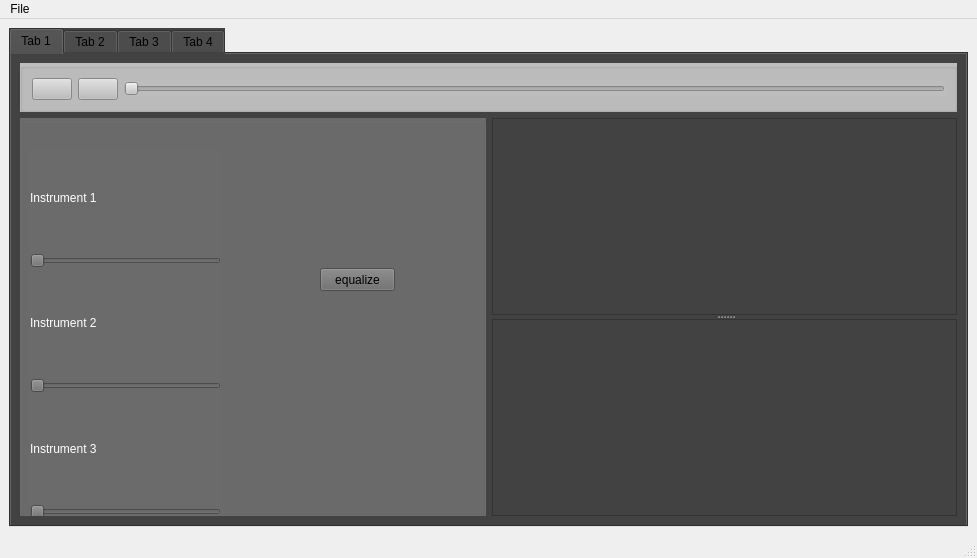
<?xml version="1.0" encoding="UTF-8"?>
<ui version="4.0">
 <class>MainWindow</class>
 <widget class="QMainWindow" name="MainWindow">
  <property name="geometry">
   <rect>
    <x>0</x>
    <y>0</y>
    <width>977</width>
    <height>558</height>
   </rect>
  </property>
  <property name="windowTitle">
   <string>MainWindow</string>
  </property>
  <widget class="QWidget" name="centralwidget">
   <layout class="QGridLayout" name="gridLayout_2">
    <item row="0" column="1">
     <widget class="QSplitter" name="splitter">
      <property name="orientation">
       <enum>Qt::Horizontal</enum>
      </property>
      <widget class="QTabWidget" name="tabWidget">
       <property name="styleSheet">
        <string notr="true">background-color: rgb(66, 66, 66);</string>
       </property>
       <property name="currentIndex">
        <number>0</number>
       </property>
       <widget class="QWidget" name="tab">
        <attribute name="title">
         <string>Tab 1</string>
        </attribute>
        <layout class="QHBoxLayout" name="horizontalLayout_3">
         <item>
          <layout class="QVBoxLayout" name="verticalLayout_5">
           <item>
            <widget class="QGroupBox" name="groupbox_4">
             <property name="styleSheet">
              <string notr="true">background-color: rgb(189, 189, 189);</string>
             </property>
             <property name="title">
              <string/>
             </property>
             <layout class="QFormLayout" name="formLayout">
              <item row="0" column="0" colspan="2">
               <layout class="QHBoxLayout" name="horizontalLayout">
                <item>
                 <widget class="QPushButton" name="pause_button">
                  <property name="text">
                   <string/>
                  </property>
                  <property name="icon">
                   <iconset>
                    <normaloff>DSP/pause 1.png</normaloff>DSP/pause 1.png</iconset>
                  </property>
                 </widget>
                </item>
                <item>
                 <widget class="QPushButton" name="play_button">
                  <property name="text">
                   <string/>
                  </property>
                  <property name="icon">
                   <iconset>
                    <normaloff>DSP/play.png</normaloff>DSP/play.png</iconset>
                  </property>
                 </widget>
                </item>
                <item>
                 <widget class="QSlider" name="volume_slider">
                  <property name="orientation">
                   <enum>Qt::Horizontal</enum>
                  </property>
                 </widget>
                </item>
               </layout>
              </item>
             </layout>
            </widget>
           </item>
           <item>
            <layout class="QHBoxLayout" name="horizontalLayout_2">
             <item>
              <widget class="QGroupBox" name="groupbox">
               <property name="styleSheet">
                <string notr="true">background-color: rgb(107, 107, 107);</string>
               </property>
               <property name="title">
                <string/>
               </property>
               <widget class="QWidget" name="layoutWidget">
                <property name="geometry">
                 <rect>
                  <x>10</x>
                  <y>30</y>
                  <width>191</width>
                  <height>371</height>
                 </rect>
                </property>
                <layout class="QVBoxLayout" name="verticalLayout_4">
                 <item>
                  <layout class="QVBoxLayout" name="verticalLayout">
                   <item>
                    <widget class="QLabel" name="label">
                     <property name="styleSheet">
                      <string notr="true">color: rgb(255, 255, 255);
font: 10pt &quot;Eras Demi ITC&quot;;</string>
                     </property>
                     <property name="text">
                      <string>Instrument 1</string>
                     </property>
                    </widget>
                   </item>
                   <item>
                    <widget class="QSlider" name="instrument1_slider">
                     <property name="orientation">
                      <enum>Qt::Horizontal</enum>
                     </property>
                    </widget>
                   </item>
                  </layout>
                 </item>
                 <item>
                  <layout class="QVBoxLayout" name="verticalLayout_2">
                   <item>
                    <widget class="QLabel" name="label_2">
                     <property name="styleSheet">
                      <string notr="true">color: rgb(255, 255, 255);
font: 10pt &quot;Eras Demi ITC&quot;;</string>
                     </property>
                     <property name="text">
                      <string>Instrument 2</string>
                     </property>
                    </widget>
                   </item>
                   <item>
                    <widget class="QSlider" name="instrument2_slider">
                     <property name="orientation">
                      <enum>Qt::Horizontal</enum>
                     </property>
                    </widget>
                   </item>
                  </layout>
                 </item>
                 <item>
                  <layout class="QVBoxLayout" name="verticalLayout_3">
                   <item>
                    <widget class="QLabel" name="label_3">
                     <property name="styleSheet">
                      <string notr="true">color: rgb(255, 255, 255);
font: 10pt &quot;Eras Demi ITC&quot;;</string>
                     </property>
                     <property name="text">
                      <string>Instrument 3</string>
                     </property>
                    </widget>
                   </item>
                   <item>
                    <widget class="QSlider" name="instrument3_slider">
                     <property name="orientation">
                      <enum>Qt::Horizontal</enum>
                     </property>
                    </widget>
                   </item>
                  </layout>
                 </item>
                </layout>
               </widget>
               <widget class="QPushButton" name="equalize_button">
                <property name="geometry">
                 <rect>
                  <x>300</x>
                  <y>150</y>
                  <width>75</width>
                  <height>23</height>
                 </rect>
                </property>
                <property name="text">
                 <string>equalize</string>
                </property>
               </widget>
              </widget>
             </item>
             <item>
              <widget class="QSplitter" name="splitter_3">
               <property name="orientation">
                <enum>Qt::Vertical</enum>
               </property>
               <widget class="PlotWidget" name="mainsignal_widget">
                <property name="styleSheet">
                 <string notr="true">background-color: rgb(66, 66, 66);</string>
                </property>
               </widget>
               <widget class="PlotWidget" name="spectrogram_widget">
                <property name="styleSheet">
                 <string notr="true">background-color: rgb(66, 66, 66);</string>
                </property>
               </widget>
              </widget>
             </item>
            </layout>
           </item>
          </layout>
         </item>
        </layout>
       </widget>
       <widget class="QWidget" name="tab_2">
        <attribute name="title">
         <string>Tab 2</string>
        </attribute>
        <widget class="QLabel" name="label_4">
         <property name="geometry">
          <rect>
           <x>110</x>
           <y>0</y>
           <width>571</width>
           <height>311</height>
          </rect>
         </property>
         <property name="minimumSize">
          <size>
           <width>0</width>
           <height>0</height>
          </size>
         </property>
         <property name="text">
          <string/>
         </property>
         <property name="pixmap">
          <pixmap>drumss.png</pixmap>
         </property>
         <property name="scaledContents">
          <bool>true</bool>
         </property>
         <property name="wordWrap">
          <bool>false</bool>
         </property>
        </widget>
        <widget class="QPushButton" name="drums_1">
         <property name="geometry">
          <rect>
           <x>140</x>
           <y>110</y>
           <width>101</width>
           <height>91</height>
          </rect>
         </property>
         <property name="styleSheet">
          <string notr="true">background-color: transparent;</string>
         </property>
         <property name="text">
          <string>PushButton</string>
         </property>
        </widget>
        <widget class="QPushButton" name="drums_3">
         <property name="geometry">
          <rect>
           <x>230</x>
           <y>50</y>
           <width>161</width>
           <height>91</height>
          </rect>
         </property>
         <property name="styleSheet">
          <string notr="true">background-color: transparent;</string>
         </property>
         <property name="text">
          <string>PushButton</string>
         </property>
        </widget>
        <widget class="QPushButton" name="drums_2">
         <property name="geometry">
          <rect>
           <x>110</x>
           <y>0</y>
           <width>161</width>
           <height>51</height>
          </rect>
         </property>
         <property name="styleSheet">
          <string notr="true">background-color: transparent;</string>
         </property>
         <property name="text">
          <string>PushButton</string>
         </property>
        </widget>
        <widget class="QPushButton" name="drums_4">
         <property name="geometry">
          <rect>
           <x>330</x>
           <y>180</y>
           <width>181</width>
           <height>111</height>
          </rect>
         </property>
         <property name="styleSheet">
          <string notr="true">background-color: transparent;</string>
         </property>
         <property name="text">
          <string>PushButton</string>
         </property>
        </widget>
        <widget class="QPushButton" name="drums_6">
         <property name="geometry">
          <rect>
           <x>540</x>
           <y>130</y>
           <width>41</width>
           <height>51</height>
          </rect>
         </property>
         <property name="styleSheet">
          <string notr="true">background-color: transparent;</string>
         </property>
         <property name="text">
          <string>PushButton</string>
         </property>
        </widget>
        <widget class="QPushButton" name="drums_5">
         <property name="geometry">
          <rect>
           <x>410</x>
           <y>80</y>
           <width>121</width>
           <height>71</height>
          </rect>
         </property>
         <property name="styleSheet">
          <string notr="true">background-color: transparent;</string>
         </property>
         <property name="text">
          <string>PushButton</string>
         </property>
        </widget>
        <widget class="QPushButton" name="drums_7">
         <property name="geometry">
          <rect>
           <x>520</x>
           <y>20</y>
           <width>161</width>
           <height>41</height>
          </rect>
         </property>
         <property name="styleSheet">
          <string notr="true">background-color: transparent;</string>
         </property>
         <property name="text">
          <string>PushButton</string>
         </property>
        </widget>
       </widget>
       <widget class="QWidget" name="tab_3">
        <attribute name="title">
         <string>Tab 3</string>
        </attribute>
        <widget class="QLabel" name="label_5">
         <property name="geometry">
          <rect>
           <x>130</x>
           <y>10</y>
           <width>531</width>
           <height>281</height>
          </rect>
         </property>
         <property name="text">
          <string/>
         </property>
         <property name="pixmap">
          <pixmap>xylophone-removebg-preview (1).png</pixmap>
         </property>
         <property name="scaledContents">
          <bool>true</bool>
         </property>
        </widget>
        <widget class="QPushButton" name="xylo_1">
         <property name="geometry">
          <rect>
           <x>150</x>
           <y>90</y>
           <width>51</width>
           <height>81</height>
          </rect>
         </property>
         <property name="styleSheet">
          <string notr="true">background-color: transparent;</string>
         </property>
         <property name="text">
          <string>PushButton</string>
         </property>
        </widget>
        <widget class="QPushButton" name="xylo_2">
         <property name="geometry">
          <rect>
           <x>220</x>
           <y>90</y>
           <width>41</width>
           <height>81</height>
          </rect>
         </property>
         <property name="styleSheet">
          <string notr="true">background-color: transparent;</string>
         </property>
         <property name="text">
          <string>PushButton</string>
         </property>
        </widget>
        <widget class="QPushButton" name="xylo_3">
         <property name="geometry">
          <rect>
           <x>280</x>
           <y>90</y>
           <width>51</width>
           <height>91</height>
          </rect>
         </property>
         <property name="styleSheet">
          <string notr="true">background-color: transparent;</string>
         </property>
         <property name="text">
          <string>PushButton</string>
         </property>
        </widget>
        <widget class="QPushButton" name="xylo_4">
         <property name="geometry">
          <rect>
           <x>340</x>
           <y>80</y>
           <width>51</width>
           <height>101</height>
          </rect>
         </property>
         <property name="styleSheet">
          <string notr="true">background-color: transparent;</string>
         </property>
         <property name="text">
          <string>PushButton</string>
         </property>
        </widget>
        <widget class="QPushButton" name="xylo_5">
         <property name="geometry">
          <rect>
           <x>400</x>
           <y>80</y>
           <width>51</width>
           <height>111</height>
          </rect>
         </property>
         <property name="styleSheet">
          <string notr="true">background-color: transparent;</string>
         </property>
         <property name="text">
          <string>PushButton</string>
         </property>
        </widget>
        <widget class="QPushButton" name="xylo_6">
         <property name="geometry">
          <rect>
           <x>460</x>
           <y>70</y>
           <width>51</width>
           <height>121</height>
          </rect>
         </property>
         <property name="styleSheet">
          <string notr="true">background-color: transparent;</string>
         </property>
         <property name="text">
          <string>PushButton</string>
         </property>
        </widget>
        <widget class="QPushButton" name="xylo_7">
         <property name="geometry">
          <rect>
           <x>520</x>
           <y>70</y>
           <width>51</width>
           <height>131</height>
          </rect>
         </property>
         <property name="styleSheet">
          <string notr="true">background-color: transparent;</string>
         </property>
         <property name="text">
          <string>PushButton</string>
         </property>
        </widget>
        <widget class="QPushButton" name="xylo_8">
         <property name="geometry">
          <rect>
           <x>580</x>
           <y>60</y>
           <width>51</width>
           <height>151</height>
          </rect>
         </property>
         <property name="styleSheet">
          <string notr="true">background-color: transparent;</string>
         </property>
         <property name="text">
          <string>PushButton</string>
         </property>
        </widget>
       </widget>
       <widget class="QWidget" name="tab_4">
        <attribute name="title">
         <string>Tab 4</string>
        </attribute>
        <widget class="QLabel" name="label_6">
         <property name="geometry">
          <rect>
           <x>0</x>
           <y>0</y>
           <width>811</width>
           <height>251</height>
          </rect>
         </property>
         <property name="styleSheet">
          <string notr="true">color: rgb(66, 66, 66);</string>
         </property>
         <property name="text">
          <string/>
         </property>
         <property name="pixmap">
          <pixmap>piano-removebg-preview.png</pixmap>
         </property>
         <property name="scaledContents">
          <bool>true</bool>
         </property>
        </widget>
        <widget class="QPushButton" name="piano_1">
         <property name="geometry">
          <rect>
           <x>130</x>
           <y>60</y>
           <width>16</width>
           <height>131</height>
          </rect>
         </property>
         <property name="styleSheet">
          <string notr="true">background-color: transparent;</string>
         </property>
         <property name="text">
          <string>PushButton</string>
         </property>
        </widget>
        <widget class="QPushButton" name="piano_2">
         <property name="geometry">
          <rect>
           <x>150</x>
           <y>60</y>
           <width>21</width>
           <height>81</height>
          </rect>
         </property>
         <property name="styleSheet">
          <string notr="true">background-color: transparent;</string>
         </property>
         <property name="text">
          <string>PushButton</string>
         </property>
        </widget>
        <widget class="QPushButton" name="piano_3">
         <property name="geometry">
          <rect>
           <x>160</x>
           <y>150</y>
           <width>41</width>
           <height>41</height>
          </rect>
         </property>
         <property name="styleSheet">
          <string notr="true">background-color: transparent;</string>
         </property>
         <property name="text">
          <string>PushButton</string>
         </property>
        </widget>
        <widget class="QPushButton" name="piano_5">
         <property name="geometry">
          <rect>
           <x>220</x>
           <y>50</y>
           <width>16</width>
           <height>131</height>
          </rect>
         </property>
         <property name="styleSheet">
          <string notr="true">background-color: transparent;</string>
         </property>
         <property name="text">
          <string>PushButton</string>
         </property>
        </widget>
        <widget class="QPushButton" name="piano_4">
         <property name="geometry">
          <rect>
           <x>190</x>
           <y>60</y>
           <width>21</width>
           <height>81</height>
          </rect>
         </property>
         <property name="styleSheet">
          <string notr="true">background-color: transparent;</string>
         </property>
         <property name="text">
          <string>PushButton</string>
         </property>
        </widget>
        <widget class="QPushButton" name="piano_6">
         <property name="geometry">
          <rect>
           <x>250</x>
           <y>60</y>
           <width>21</width>
           <height>131</height>
          </rect>
         </property>
         <property name="styleSheet">
          <string notr="true">background-color: transparent;</string>
         </property>
         <property name="text">
          <string>PushButton</string>
         </property>
        </widget>
        <widget class="QPushButton" name="piano_7">
         <property name="geometry">
          <rect>
           <x>270</x>
           <y>60</y>
           <width>21</width>
           <height>81</height>
          </rect>
         </property>
         <property name="styleSheet">
          <string notr="true">background-color: transparent;</string>
         </property>
         <property name="text">
          <string>PushButton</string>
         </property>
        </widget>
        <widget class="QPushButton" name="piano_8">
         <property name="geometry">
          <rect>
           <x>290</x>
           <y>150</y>
           <width>31</width>
           <height>41</height>
          </rect>
         </property>
         <property name="styleSheet">
          <string notr="true">background-color: transparent;</string>
         </property>
         <property name="text">
          <string>PushButton</string>
         </property>
        </widget>
        <widget class="QPushButton" name="piano_9">
         <property name="geometry">
          <rect>
           <x>310</x>
           <y>60</y>
           <width>21</width>
           <height>81</height>
          </rect>
         </property>
         <property name="styleSheet">
          <string notr="true">background-color: transparent;</string>
         </property>
         <property name="text">
          <string>PushButton</string>
         </property>
        </widget>
        <widget class="QPushButton" name="piano_11">
         <property name="geometry">
          <rect>
           <x>350</x>
           <y>60</y>
           <width>21</width>
           <height>81</height>
          </rect>
         </property>
         <property name="styleSheet">
          <string notr="true">background-color: transparent;</string>
         </property>
         <property name="text">
          <string>PushButton</string>
         </property>
        </widget>
        <widget class="QPushButton" name="piano_14">
         <property name="geometry">
          <rect>
           <x>430</x>
           <y>60</y>
           <width>21</width>
           <height>81</height>
          </rect>
         </property>
         <property name="styleSheet">
          <string notr="true">background-color: transparent;</string>
         </property>
         <property name="text">
          <string>PushButton</string>
         </property>
        </widget>
        <widget class="QPushButton" name="piano_16">
         <property name="geometry">
          <rect>
           <x>470</x>
           <y>60</y>
           <width>21</width>
           <height>81</height>
          </rect>
         </property>
         <property name="styleSheet">
          <string notr="true">background-color: transparent;</string>
         </property>
         <property name="text">
          <string>PushButton</string>
         </property>
        </widget>
        <widget class="QPushButton" name="piano_19">
         <property name="geometry">
          <rect>
           <x>550</x>
           <y>60</y>
           <width>21</width>
           <height>81</height>
          </rect>
         </property>
         <property name="styleSheet">
          <string notr="true">background-color: transparent;</string>
         </property>
         <property name="text">
          <string>PushButton</string>
         </property>
        </widget>
        <widget class="QPushButton" name="piano_21">
         <property name="geometry">
          <rect>
           <x>590</x>
           <y>60</y>
           <width>21</width>
           <height>81</height>
          </rect>
         </property>
         <property name="styleSheet">
          <string notr="true">background-color: transparent;</string>
         </property>
         <property name="text">
          <string>PushButton</string>
         </property>
        </widget>
        <widget class="QPushButton" name="piano_23">
         <property name="geometry">
          <rect>
           <x>630</x>
           <y>60</y>
           <width>21</width>
           <height>81</height>
          </rect>
         </property>
         <property name="styleSheet">
          <string notr="true">background-color: transparent;</string>
         </property>
         <property name="text">
          <string>PushButton</string>
         </property>
        </widget>
        <widget class="QPushButton" name="piano_10">
         <property name="geometry">
          <rect>
           <x>330</x>
           <y>150</y>
           <width>31</width>
           <height>41</height>
          </rect>
         </property>
         <property name="styleSheet">
          <string notr="true">background-color: transparent;</string>
         </property>
         <property name="text">
          <string>PushButton</string>
         </property>
        </widget>
        <widget class="QPushButton" name="piano_15">
         <property name="geometry">
          <rect>
           <x>450</x>
           <y>150</y>
           <width>41</width>
           <height>41</height>
          </rect>
         </property>
         <property name="styleSheet">
          <string notr="true">background-color: transparent;</string>
         </property>
         <property name="text">
          <string>PushButton</string>
         </property>
        </widget>
        <widget class="QPushButton" name="piano_20">
         <property name="geometry">
          <rect>
           <x>570</x>
           <y>150</y>
           <width>31</width>
           <height>41</height>
          </rect>
         </property>
         <property name="styleSheet">
          <string notr="true">background-color: transparent;</string>
         </property>
         <property name="text">
          <string>PushButton</string>
         </property>
        </widget>
        <widget class="QPushButton" name="piano_22">
         <property name="geometry">
          <rect>
           <x>610</x>
           <y>150</y>
           <width>31</width>
           <height>41</height>
          </rect>
         </property>
         <property name="styleSheet">
          <string notr="true">background-color: transparent;</string>
         </property>
         <property name="text">
          <string>PushButton</string>
         </property>
        </widget>
        <widget class="QPushButton" name="piano_12">
         <property name="geometry">
          <rect>
           <x>380</x>
           <y>60</y>
           <width>21</width>
           <height>131</height>
          </rect>
         </property>
         <property name="styleSheet">
          <string notr="true">background-color: transparent;</string>
         </property>
         <property name="text">
          <string>PushButton</string>
         </property>
        </widget>
        <widget class="QPushButton" name="piano_13">
         <property name="geometry">
          <rect>
           <x>410</x>
           <y>60</y>
           <width>21</width>
           <height>131</height>
          </rect>
         </property>
         <property name="styleSheet">
          <string notr="true">background-color: transparent;</string>
         </property>
         <property name="text">
          <string>PushButton</string>
         </property>
        </widget>
        <widget class="QPushButton" name="piano_17">
         <property name="geometry">
          <rect>
           <x>500</x>
           <y>60</y>
           <width>16</width>
           <height>131</height>
          </rect>
         </property>
         <property name="styleSheet">
          <string notr="true">background-color: transparent;</string>
         </property>
         <property name="text">
          <string>PushButton</string>
         </property>
        </widget>
        <widget class="QPushButton" name="piano_18">
         <property name="geometry">
          <rect>
           <x>530</x>
           <y>60</y>
           <width>16</width>
           <height>131</height>
          </rect>
         </property>
         <property name="styleSheet">
          <string notr="true">background-color: transparent;</string>
         </property>
         <property name="text">
          <string>PushButton</string>
         </property>
        </widget>
        <widget class="QPushButton" name="piano_24">
         <property name="geometry">
          <rect>
           <x>660</x>
           <y>60</y>
           <width>21</width>
           <height>131</height>
          </rect>
         </property>
         <property name="styleSheet">
          <string notr="true">background-color: transparent;</string>
         </property>
         <property name="text">
          <string>PushButton</string>
         </property>
        </widget>
       </widget>
      </widget>
     </widget>
    </item>
   </layout>
   <widget class="QSplitter" name="splitter_2">
    <property name="geometry">
     <rect>
      <x>0</x>
      <y>0</y>
      <width>0</width>
      <height>0</height>
     </rect>
    </property>
    <property name="orientation">
     <enum>Qt::Vertical</enum>
    </property>
   </widget>
  </widget>
  <widget class="QMenuBar" name="menubar">
   <property name="geometry">
    <rect>
     <x>0</x>
     <y>0</y>
     <width>977</width>
     <height>21</height>
    </rect>
   </property>
   <widget class="QMenu" name="menuFile">
    <property name="title">
     <string>File</string>
    </property>
    <addaction name="action_open_2"/>
   </widget>
   <addaction name="menuFile"/>
  </widget>
  <widget class="QStatusBar" name="statusbar"/>
  <action name="action_open">
   <property name="icon">
    <iconset>
     <normaloff>DSP/open file.jpg</normaloff>DSP/open file.jpg</iconset>
   </property>
   <property name="text">
    <string>open</string>
   </property>
  </action>
  <action name="action_pause">
   <property name="icon">
    <iconset>
     <normaloff>DSP/pause 1.png</normaloff>DSP/pause 1.png</iconset>
   </property>
   <property name="text">
    <string>pause</string>
   </property>
  </action>
  <action name="action_play">
   <property name="icon">
    <iconset>
     <normaloff>DSP/play.png</normaloff>DSP/play.png</iconset>
   </property>
   <property name="text">
    <string>play</string>
   </property>
  </action>
  <action name="action_open_2">
   <property name="text">
    <string>Open</string>
   </property>
  </action>
 </widget>
 <customwidgets>
  <customwidget>
   <class>PlotWidget</class>
   <extends>QGraphicsView</extends>
   <header location="global">pyqtgraph</header>
  </customwidget>
 </customwidgets>
 <resources/>
 <connections/>
</ui>
